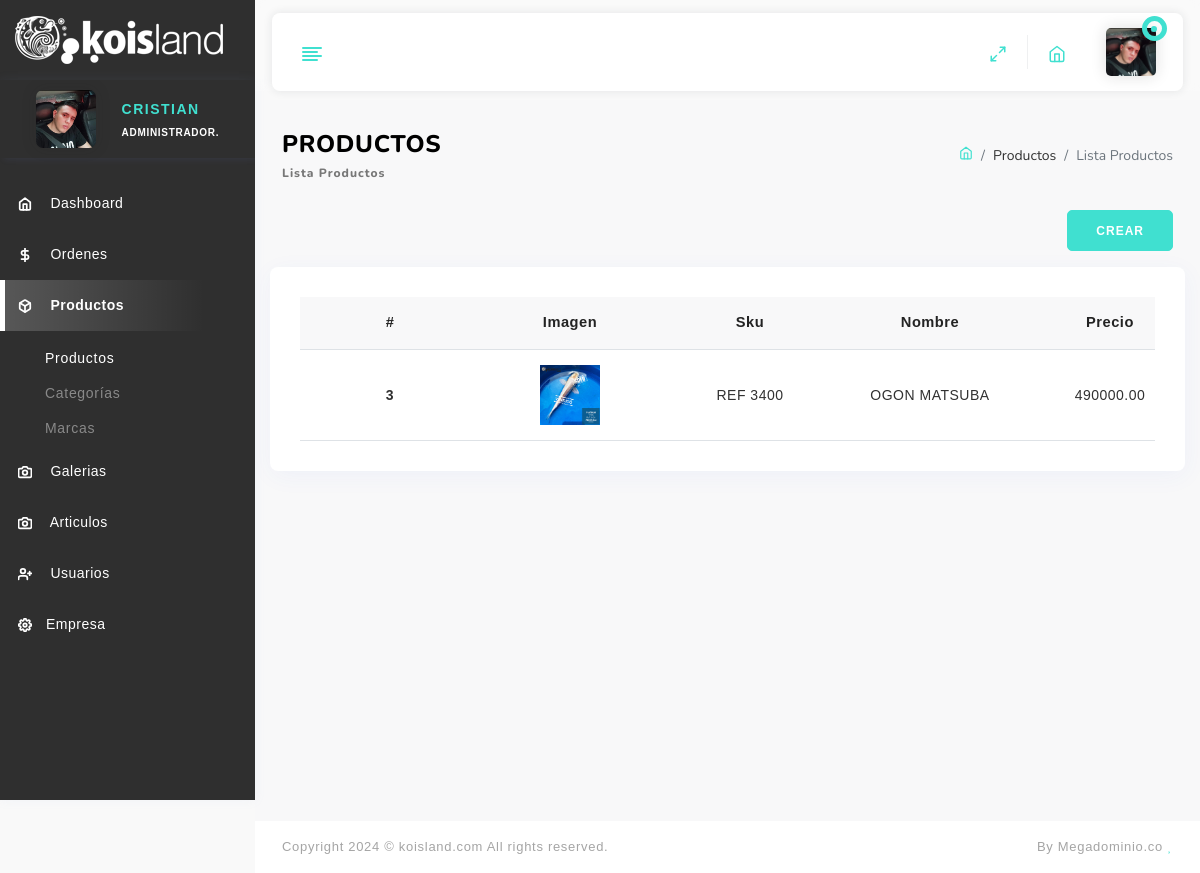
Screenshot of /pro/productos/ (signed in) with the database file from the repository.
### usr/models.py (models this page shows, shortened)
class User(AbstractUser):
    image = models.ImageField(upload_to='img-users/', blank=True, null=True)
    identificacion = models.IntegerField(default=0, blank=True, null=True)
    telefono = models.IntegerField(default=0, blank=True, null=True)
    direccion = models.CharField(max_length=100, blank=True, null=True)
    cargo = models.ForeignKey(Cargo, on_delete=models.CASCADE, blank=True, null=True)

class Cargo(ClaseModelo):
    nombre = models.CharField(max_length=250)
    def __str__(self):
        return '{}'.format(self.nombre)

### bas/models.py (models this page shows, shortened)
class ClaseModelo(models.Model):
    estado = models.BooleanField(default=True)
    fc = models.DateTimeField(auto_now_add=True)
    fm = models.DateTimeField(auto_now=True)
    uc = models.ForeignKey(settings.AUTH_USER_MODEL,null=True, blank=True, on_delete=models.DO_NOTHING, related_name='%(class)s_requests_created')
    um = models.IntegerField(blank=True,null=True)
    class Meta:
        abstract=True

class Empresa(ClaseModelo):
    nombre = models.CharField(max_length=250)
    telefono = models.IntegerField(blank=True, null=True)
    logo = models.ImageField(upload_to="upload/images/empresa", blank=True, null=True)
    web = models.URLField(blank=True, null=True)
    terminos = models.TextField(max_length=512, blank=True, null=True)
    nit = models.IntegerField(blank=True, null=True)
    last_updated = models.DateTimeField(auto_now=True, editable=False)
    email = models.EmailField(blank=True, null=True)
    direccion = models.CharField(max_length=250, blank=True, null=True)
    created = models.DateTimeField(auto_now_add=True, editable=False)
    whatsapp = models.IntegerField(blank=True, null=True)
    estado = models.BooleanField(default=True)

### pro/models.py (models this page shows, shortened)
class Producto(ClaseModelo):
    nombre = models.CharField(max_length=200)
    sku = models.CharField(max_length=200)
    descripcion = models.TextField()
    precio = models.DecimalField(max_digits=10, decimal_places=2)
    stock = models.IntegerField()
    categoria = models.ForeignKey(Categoria, related_name='productos', on_delete=models.CASCADE)
    marca = models.ForeignKey(Marca, related_name='productos', on_delete=models.CASCADE)
    modelo = models.CharField(max_length=100, blank=True, null=True)
    dimensiones = models.CharField(max_length=100, blank=True, null=True, help_text="Dimensiones del producto")
    peso = models.DecimalField(max_digits=6, decimal_places=2, blank=True, null=True, help_text="Peso en kg")
    imagen_principal = models.ImageField(upload_to='productos/', blank=True, null=True)
    disponible = models.BooleanField(default=True)

### pro/views.py (the view)
# urls.py: path('productos/', ProductoListView.as_view(), name='producto_list'),
class ProductoListView(LoginRequiredMixin, ListView):
    login_url = 'bas:login'
    model = Producto
    template_name = 'productos_list.html'
    paginate_by = 10  # número de productos por página
    def get_context_data(self, **kwargs):
        context = super().get_context_data(**kwargs)
        context['titulo'] = 'Listado de Productos'
        return context

### app/context_processors.py (called while the page is built)
def empresa(request):
    emp = Empresa.objects.all().first()
    return {'emp': emp}

### pro/templates/productos_list.html (shortened to what this page needs)
{% extends 'base/index.html' %} {% load static %} {% block content %}
<div class="container-fluid">
  <div class="page-header">
    <div class="row">
      <div class="col-lg-6">
        <div class="page-header-left">
          <h3>
            Productos
            <small>Lista Productos</small>
          </h3>
        </div>
      </div>
      <div class="col-lg-6">
        <ol class="breadcrumb pull-right">
          <li class="breadcrumb-item">
            <a href="/">
            </a>
          </li>
          <li class="breadcrumb-item">Productos</li>
          <li class="breadcrumb-item active">Lista Productos</li>
        </ol>
      </div>
    </div>
  </div>
  <div class="row">
    <div class="col-md-12 d-flex justify-content-end">
      <a href="{% url 'pro:producto_create' %}" class="btn btn-primary btn-sm mb-3"
        >CREAR</a
      >
    </div>
  </div>
</div>
<div class="card">
  <div class="card-body">
    <div class="table-responsive table-desi">
      <table class="table all-package">
        <thead>
          <tr>
            <th>#</th>
            <th>Imagen</th>
            <th>Sku</th>
            <th>Nombre</th>
            <th>Precio</th>
          </tr>
        </thead>
        <tbody>
          {% for producto in object_list %}
          <tr>
            <td>{{ producto.id }}</td>
            <td>
              {% if producto.imagen_principal %}
                <img class="img-60" src="{{ producto.imagen_principal.url }}" alt="#" />
              {% else %}
                <p>Sin imagen</p>
              {% endif %}
            </td>
            <td>{{ producto.sku }}</td>
            <td>{{ producto.nombre }}</td>
            <td>{{ producto.precio }}</td>
          </tr>
          {% endfor %}
        </tbody>
      </table>
    </div>
  </div>
</div>
{% endblock %}

### templates/base/index.html (shortened to what this page needs)
{% load static %}
<!DOCTYPE html>
<html lang="es">
<head>
  <link rel="stylesheet" type="text/css" href="{% static 'base/assets/css/vendors/font-awesome.css' %}" />
  <link rel="stylesheet" type="text/css" href="{% static 'base/assets/css/vendors/flag-icon.css' %}" />
  <link rel="stylesheet" type="text/css" href="{% static 'base/assets/css/vendors/icofont.css' %}" />
  <link rel="stylesheet" type="text/css" href="{% static 'base/assets/css/vendors/prism.css' %}" />
  <link rel="stylesheet" type="text/css" href="{% static 'base/assets/css/vendors/chartist.css' %}" />
  <link rel="stylesheet" type="text/css" href="{% static 'base/assets/css/vendors/bootstrap.css' %}" />
  <link rel="stylesheet" type="text/css" href="{% static 'base/assets/css/style.css' %}" />
  <link rel="stylesheet" type="text/css" href="{% static 'base/assets/css/custom.css' %}" />
  <link rel="stylesheet" href="{% static 'base/assets/css/toastr/toastr.min.css' %}" />
</head>
<body>
  <div class="page-wrapper">
    <div class="page-main-header">
      <div class="main-header-right row">
        <div class="mobile-sidebar w-auto">
          <div class="media-body text-end switch-sm">
            <label class="switch">
              <a href="javascript:void(0)">
                <i id="sidebar-toggle" data-feather="align-left"></i>
              </a>
            </label>
          </div>
        </div>
        <div class="nav-right col">
          <ul class="nav-menus">
            <li>
              <a class="text-dark" href="#!" onclick="javascript:toggleFullScreen()">
                <i data-feather="maximize-2"></i>
              </a>
            </li>
            <li class="onhover-dropdown">
              <a class="text-dark" href="{% url 'web:inicio' %}">
              <i data-feather="home"></i>
            </li>
            <li class="onhover-dropdown">
              <div class="media align-items-center">
                <img class="align-self-center pull-right img-50 blur-up lazyloaded"
                  src="{{ request.user.image.url }}" alt="header-user" />
                <div class="dotted-animation">
                  <span class="animate-circle"></span>
                  <span class="main-circle"></span>
                </div>
              </div>
            </li>
          </ul>
        </div>
      </div>
    </div>
    <div class="page-body-wrapper">
      <div class="page-sidebar">
        <div class="main-header-left d-none d-lg-block">
          <div class="logo-wrapper">
            <a href="{% url 'bas:admin_home' %}">
              <img class="d-none d-lg-block blur-up lazyloaded" src="{{ emp.logo.url }}"
                alt="" />
            </a>
          </div>
        </div>
        <div class="sidebar custom-scrollbar">
          <div class="sidebar-user">
            <img class="img-60" src="{{ request.user.image.url }}" alt="#" />
            <div>
              <h6 class="f-14">{{ request.user.first_name }}</h6>
              <p>{{ request.user.cargo }}.</p>
            </div>
          </div>
          <ul class="sidebar-menu">
            <li>
              <a class="sidebar-header" href="{% url 'bas:admin_home' %}">
                <i data-feather="home"></i>
                <span>Dashboard</span>
              </a>
            </li>
            <li>
              <a class="sidebar-header" href="javascript:void(0)">
                <i data-feather="dollar-sign"></i>
                <span>Ordenes</span>
                <i class="fa fa-angle-right pull-right"></i>
              </a>
            </li>
            <li>
              <a class="sidebar-header" href="javascript:void(0)">
                <i data-feather="box"></i>
                <span>Productos</span>
                <i class="fa fa-angle-right pull-right"></i>
              </a>
              <ul class="sidebar-submenu">
                <li>
                  <a href="{% url 'pro:producto_list' %}">
                    <i class="fa fa-circle"></i>
                    <span>Productos</span>
                  </a>
                </li>
                <li>
                  <a href="{% url 'pro:categoria_list' %}">
                    <i class="fa fa-circle"></i>
                    <span>Categorías</span>
                  </a>
                </li>
                <li>
                  <a href="{% url 'pro:marca_list' %}">
                    <i class="fa fa-circle"></i>
                    <span>Marcas</span>
                  </a>
                </li>
              </ul>
            </li>
            <li>
              <a class="sidebar-header" href="{% url 'bas:albumes' %}">
                <i data-feather="camera"></i>
                <span>Galerias</span>
              </a>
            </li>
            <li>
              <a class="sidebar-header" href="media.html">
                <i data-feather="camera"></i>
                <span>Articulos</span>
              </a>
            </li>
            <li>
              <a class="sidebar-header" href="javascript:void(0)">
                <i data-feather="user-plus"></i>
                <span>Usuarios</span>
                <i class="fa fa-angle-right pull-right"></i>
              </a>
            </li>
            <li>
              <a class="sidebar-header" href="{% url 'bas:empresa_edit' %}"><i
                  data-feather="settings"></i><span>Empresa</span></a>
            </li>
          </ul>
        </div>
      </div>
      <div class="page-body">
        {% block content %} {% endblock %}
      </div>
      <footer class="footer">
        <div class="container-fluid">
          <div class="row">
            <div class="col-md-6 footer-copyright text-start">
              <p class="mb-0">
                Copyright 2024 © koisland.com All rights reserved.
              </p>
            </div>
            <div class="col-md-6 pull-right text-end">
              <p class="mb-0">By Megadominio.co<i class="fa fa-heart"></i></p>
            </div>
          </div>
        </div>
      </footer>
    </div>
  </div>
</body>
</html>

### static/base/assets/css/custom.css (style rules this page uses)
.page-wrapper .page-body-wrapper .page-sidebar .main-header-left .logo-wrapper { padding-left: 40px; }
.page-wrapper .page-body-wrapper .page-sidebar .sidebar-user { padding: 10px 10px !important; }

### rows the page displays
User: user.image (picture), user.first_name "CRISTIAN", user.cargo "ADMINISTRADOR"
Empresa: logo (picture)
Producto: id "3", imagen_principal (picture), sku "REF 3400", nombre "OGON MATSUBA", precio "490000.00"
